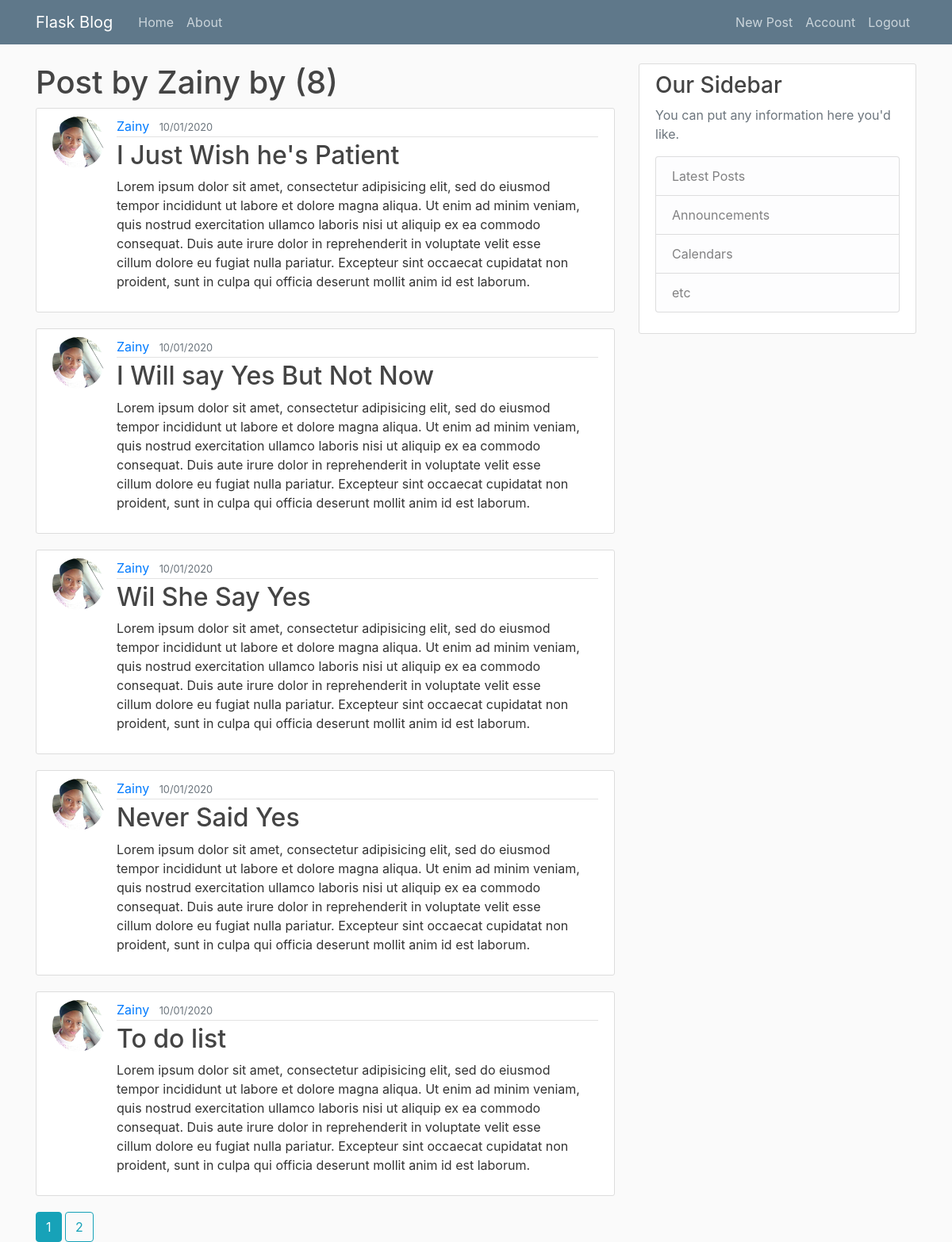
Page /user/Zainy (signed in) on the committed database.
### flaskblog/models.py (models this page shows, shortened)
class User(db.Model, UserMixin):
	id = db.Column(db.Integer, primary_key=True)
	username = db.Column(db.String(20), unique = True, nullable = False)
	email = db.Column(db.String(120), unique = True, nullable = False)
	image_file = db.Column(db.String(20), nullable = False, default = "default.jpg")
	password = db.Column(db.String(30), nullable= False)
	posts = db.relationship("Post", backref="author", lazy = True)

class Post(db.Model):
	id = db.Column(db.Integer, primary_key = True)
	title = db.Column(db.String(20), nullable= False)
	date_posted = db.Column(db.DateTime, nullable = False, default = datetime.utcnow)
	content = db.Column(db.Text, nullable = False)
	user_id = db.Column(db.Integer, db.ForeignKey("user.id"), nullable = False)

### flaskblog/routes.py (the view)
@app.route('/user/<string:username>')
def user_posts(username):
	page = request.args.get('page', 1, type=int)
	user = User.query.filter_by(username=username).first_or_404()
	all_post = Post.query.filter_by(author=user)\
			.order_by(Post.date_posted.desc())\
			.paginate(page=page, per_page=5)
	return render_template('user_posts.html', all_post = all_post, user=user)

### flaskblog/models.py (called while the page is built)
@login_manager.user_loader
def load_user(user_id):
    return User.query.get(int(user_id))

### flaskblog/templates/user_posts.html
{% extends "layout.html" %}
{% block css %}
	<link rel="stylesheet" type="text/css" href="{{ url_for('static', filename = 'main.css')}}">
{% endblock %}
{% block content %}
	<h1>Post by {{ user.username }} by ({{ all_post.total }})</h1>
	{% for post in all_post.items %}
		<article class="media content-section">
			<img class="rounded-circle article-img" src="{{ url_for('static', filename='profile_pics/' + post.author.image_file) }}">
		  <div class="media-body">
		    <div class="article-metadata">
		      <a class="mr-2" href="{{ url_for('user_posts', username = post.author.username ) }}">{{ post.author.username }}</a>
		      <small class="text-muted">{{ post.date_posted.strftime("%m/%d/%Y") }}</small>
		    </div>
		    <h2><a class="article-title" href="{{ url_for('post', post_id = post.id) }}">{{ post.title }}</a></h2>
		    <p class="article-content"> {{ post.content }} </p>
		  </div>
		</article>
	{% endfor %}
	{% for page_num in all_post.iter_pages(left_edge=2, left_current=2, right_current=5, right_edge=2) %}
		{% if page_num %}
			{% if all_post.page == page_num %}
				<a class='btn btn-info' href="{{ url_for('home', page=page_num) }}">{{ page_num }}</a>
			{% else %}
				<a class='btn btn-outline-info' href="{{ url_for('home', page=page_num) }}">{{ page_num }}</a>
			{% endif%}
		{% else %}
			...
		{% endif%}
	{% endfor %}
{% endblock content %}

### flaskblog/static/main.css (style rules this page uses)
body { background: #fafafa; color: #333333; margin-top: 5rem; }
h1, h2, h3, h4, h5, h6 { color: #444444; }
.content-section { background: #ffffff; padding: 10px 20px; border: 1px solid #dddddd; border-radius: 3px; margin-bottom: 20px; }
.article-title { color: #444444; }
.article-content { white-space: pre-line; }
.article-img { height: 65px; width: 65px; margin-right: 16px; }
.article-metadata { padding-bottom: 1px; margin-bottom: 4px; border-bottom: 1px solid #e3e3e3 }

### rows in the picture
User: username "Zainy"
Post: image_file (picture), author.username "Zainy", date_posted "10/01/2020", title "I Just Wish he's Patient", content "Lorem ipsum dolor sit amet, consectetur adipisicing elit, sed do eiusmod tempor incididunt ut labore et dolore magna aliqua. Ut enim ad minim veniam, quis nostrud exercitation ullamco laboris nisi ut aliquip ex ea commodo consequat. Duis aute irure dolor in reprehenderit in voluptate velit esse cillum dolore eu fugiat nulla pariatur. Excepteur sint occaecat cupidatat non proident, sunt in culpa qui officia deserunt mollit anim id est laborum."
Post: image_file (picture), author.username "Zainy", date_posted "10/01/2020", title "I Will say Yes But Not Now", content "Lorem ipsum dolor sit amet, consectetur adipisicing elit, sed do eiusmod tempor incididunt ut labore et dolore magna aliqua. Ut enim ad minim veniam, quis nostrud exercitation ullamco laboris nisi ut aliquip ex ea commodo consequat. Duis aute irure dolor in reprehenderit in voluptate velit esse cillum dolore eu fugiat nulla pariatur. Excepteur sint occaecat cupidatat non proident, sunt in culpa qui officia deserunt mollit anim id est laborum."
Post: image_file (picture), author.username "Zainy", date_posted "10/01/2020", title "Wil She Say Yes", content "Lorem ipsum dolor sit amet, consectetur adipisicing elit, sed do eiusmod tempor incididunt ut labore et dolore magna aliqua. Ut enim ad minim veniam, quis nostrud exercitation ullamco laboris nisi ut aliquip ex ea commodo consequat. Duis aute irure dolor in reprehenderit in voluptate velit esse cillum dolore eu fugiat nulla pariatur. Excepteur sint occaecat cupidatat non proident, sunt in culpa qui officia deserunt mollit anim id est laborum."
Post: image_file (picture), author.username "Zainy", date_posted "10/01/2020", title "Never Said Yes", content "Lorem ipsum dolor sit amet, consectetur adipisicing elit, sed do eiusmod tempor incididunt ut labore et dolore magna aliqua. Ut enim ad minim veniam, quis nostrud exercitation ullamco laboris nisi ut aliquip ex ea commodo consequat. Duis aute irure dolor in reprehenderit in voluptate velit esse cillum dolore eu fugiat nulla pariatur. Excepteur sint occaecat cupidatat non proident, sunt in culpa qui officia deserunt mollit anim id est laborum."
Post: image_file (picture), author.username "Zainy", date_posted "10/01/2020", title "To do list", content "Lorem ipsum dolor sit amet, consectetur adipisicing elit, sed do eiusmod tempor incididunt ut labore et dolore magna aliqua. Ut enim ad minim veniam, quis nostrud exercitation ullamco laboris nisi ut aliquip ex ea commodo consequat. Duis aute irure dolor in reprehenderit in voluptate velit esse cillum dolore eu fugiat nulla pariatur. Excepteur sint occaecat cupidatat non proident, sunt in culpa qui officia deserunt mollit anim id est laborum."

### other values in the picture
{{ all_post.total }} "8"
{{ page_num }} "1"
{{ page_num }} "2"
